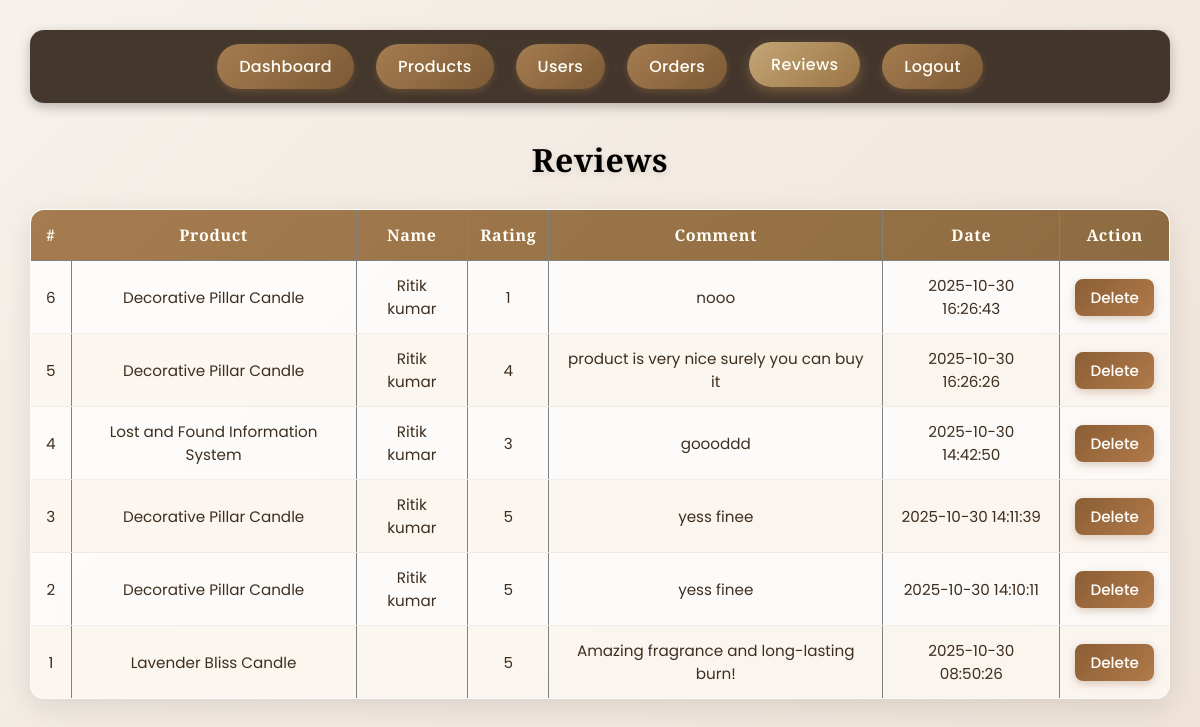
Page /admin/reviews.php (signed in) on the committed database.
### tables this page shows
CREATE TABLE `reviews` (
  `id` int(11) NOT NULL,
  `product_id` int(11) DEFAULT NULL,
  `user_id` int(11) DEFAULT NULL,
  `name` varchar(100) DEFAULT NULL,
  `rating` int(11) DEFAULT NULL CHECK (`rating` between 1 and 5),
  `comment` text DEFAULT NULL,
  `created_at` timestamp NOT NULL DEFAULT current_timestamp()
);

CREATE TABLE `products` (
  `id` int(11) NOT NULL,
  `name` varchar(150) NOT NULL,
  `category_id` int(11) DEFAULT NULL,
  `price` decimal(10,2) NOT NULL,
  `avg_rating` decimal(3,2) DEFAULT 0.00,
  `total_reviews` int(11) DEFAULT 0,
  `stock` int(11) DEFAULT 0,
  `description` text DEFAULT NULL,
  `image` varchar(255) DEFAULT NULL,
  `created_at` timestamp NOT NULL DEFAULT current_timestamp()
);

### admin/reviews.php (the view, shortened to what this page needs)
<?php
require_once __DIR__ . '/../includes/db.php';
$res = $conn->query("SELECT r.*, p.name AS product_name FROM reviews r LEFT JOIN products p ON r.product_id = p.id ORDER BY r.created_at DESC");
?>
<!doctype html><html><head><title>Reviews</title></head><body>
<header>
  <a href="index.php" class="btn">Dashboard</a>
  <a href="products.php" class="btn">Products</a>
  <a href="users.php" class="btn">Users</a>
  <a href="orders.php" class="btn">Orders</a>
  <a href="reviews.php" class="btn active">Reviews</a>
  <a href="logout.php" class="btn">Logout</a>
</header>
<h1>Reviews</h1>
<table border="1"><thead><tr><th>#</th><th>Product</th><th>Name</th><th>Rating</th><th>Comment</th><th>Date</th><th>Action</th></tr></thead><tbody>
<?php while($row=$res->fetch_assoc()): ?>
<tr>
<td><?=$row['id']?></td>
<td><?=htmlspecialchars($row['product_name'])?></td>
<td><?=htmlspecialchars($row['name'])?></td>
<td><?= (int)$row['rating'] ?></td>
<td><?= nl2br(htmlspecialchars($row['comment'])) ?></td>
<td><?= $row['created_at'] ?></td>
<td><a href="?delete=<?=$row['id']?>" onclick="return confirm('Delete?')">Delete</a></td>
</tr>
<?php endwhile; ?>
</tbody></table>
</body></html>

### admin/reviews.php (style rules this page uses)
* { margin: 0; padding: 0; box-sizing: border-box; font-family: "Poppins", sans-serif; }
body { background: linear-gradient(135deg, #f6f1eb, #efe3d8); color: #3b2f2f; padding: 30px; min-height: 100vh; }
header { display: flex; justify-content: center; flex-wrap: wrap; gap: 10px; padding: 14px 0; background: rgba(58, 45, 34, 0.95); border-radius: 14px; box-shadow: 0 4px 12px rgba(0,0,0,0.25); backdrop-filter: blur(8px); margin-bottom: 35px; }
header .btn { text-decoration: none; color: #fffdf6; padding: 10px 22px; margin: 0 6px; border-radius: 25px; background: linear-gradient(135deg, #a57c50, #7c5a35); font-weight: 500; letter-spacing: 0.3px; transition: all 0.3s ease; box-shadow: 0 3px 6px rgba(165, 124, 80, 0.3); }
header .btn:hover, header .btn.active { background: linear-gradient(135deg, #c4a676, #9a7444); transform: translateY(-2px); box-shadow: 0 4px 12px rgba(165, 124, 80, 0.5); }
h1 { font-family: "Cormorant Garamond", serif; text-align: center; font-size: 2rem; color: #000000ff; letter-spacing: 0.5px; margin-bottom: 28px; text-shadow: 0 2px 6px rgba(80, 60, 40, 0.15); }
table { width: 100%; border-collapse: collapse; background: rgba(255, 255, 255, 0.8); backdrop-filter: blur(10px); border-radius: 14px; overflow: hidden; box-shadow: 0 8px 30px rgba(0,0,0,0.1); animation: fadeIn 0.6s ease-in-out; }
thead { background: linear-gradient(135deg, #a57c50, #8d6b40); }
thead th { color: #fffdf6; font-family: "Cormorant Garamond", serif; font-weight: 600; padding: 14px 12px; letter-spacing: 0.6px; text-align: center; font-size: 1rem; }
tbody tr { border-bottom: 1px solid rgba(0,0,0,0.05); transition: all 0.3s ease; }
tbody tr:nth-child(even) { background-color: rgba(250, 244, 238, 0.8); }
td { padding: 13px 15px; text-align: center; font-size: 0.95rem; color: #3e2e1f; }
td a { text-decoration: none; color: #fffefc; background: linear-gradient(135deg, #8b5e34, #b17a4a); padding: 8px 15px; border-radius: 8px; font-weight: 500; transition: all 0.3s ease; box-shadow: 0 3px 8px rgba(139, 94, 52, 0.3); }

### rows in the picture
reviews: id "6", product.name "Decorative Pillar Candle", name "Ritik kumar", rating "1", comment "nooo", created_at "2025-10-30 16:26:43"
reviews: id "5", product.name "Decorative Pillar Candle", name "Ritik kumar", rating "4", comment "product is very nice surely you can buy it", created_at "2025-10-30 16:26:26"
reviews: id "4", product.name "Lost and Found Information System", name "Ritik kumar", rating "3", comment "goooddd", created_at "2025-10-30 14:42:50"
reviews: id "3", product.name "Decorative Pillar Candle", name "Ritik kumar", rating "5", comment "yess finee", created_at "2025-10-30 14:11:39"
reviews: id "2", product.name "Decorative Pillar Candle", name "Ritik kumar", rating "5", comment "yess finee", created_at "2025-10-30 14:10:11"
reviews: id "1", product.name "Lavender Bliss Candle", rating "5", comment "Amazing fragrance and long-lasting burn!", created_at "2025-10-30 08:50:26"
